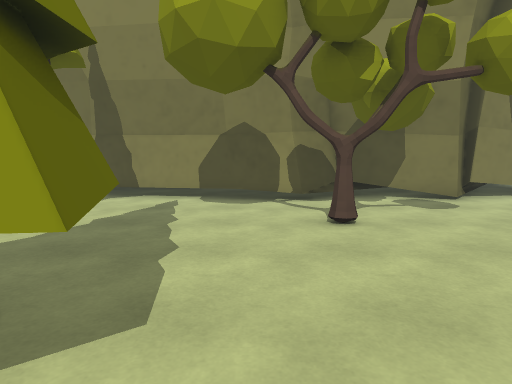
[1] (above)

24 first-person views from a walk through a scene from a Unity 3-D project. The camera is 1.3 m above the floor, tilts 6° down and sees 75° across. The floor is counted in squares, 1 m on a side. Each view is taken from the middle of a square. On the plan, view 1 faces up. The plan holds only what a view shows up to about 14 squares ahead; the rest is blank. The place goes on beyond the plan. The player is left out.

[2]
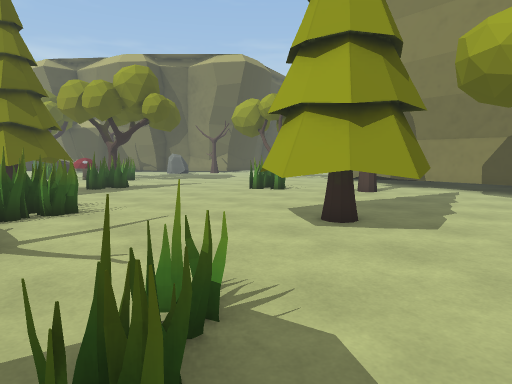

[3]
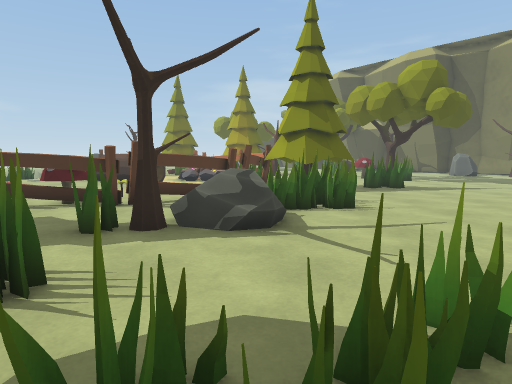

[4]
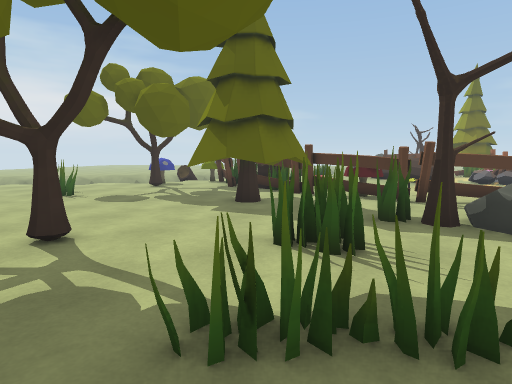

[5]
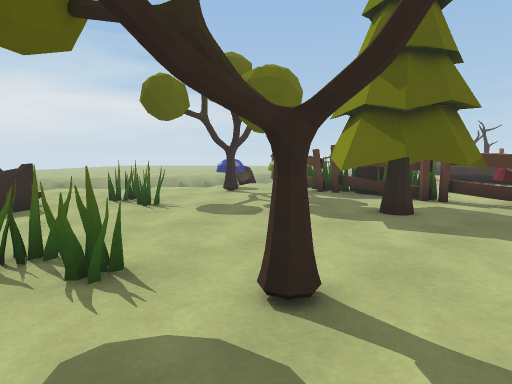

[6]
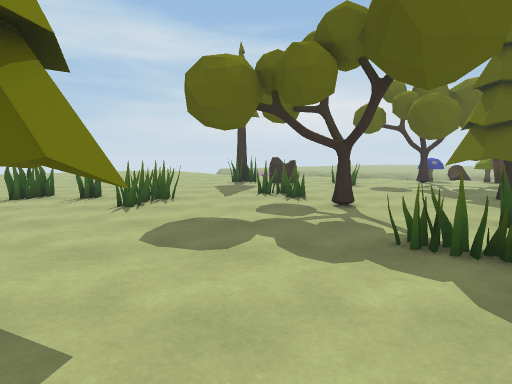

[7]
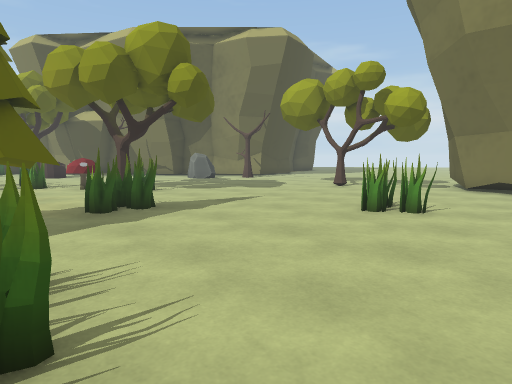

[8]
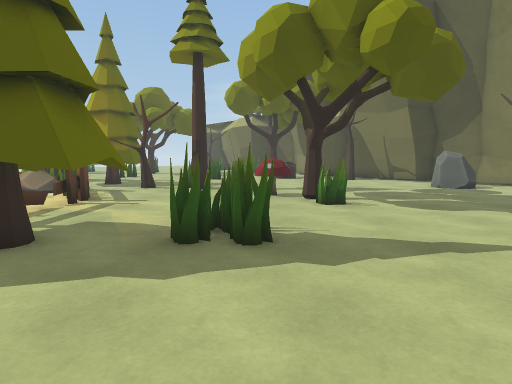

[9]
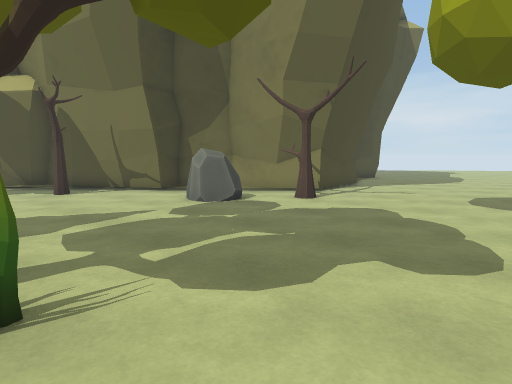

[10]
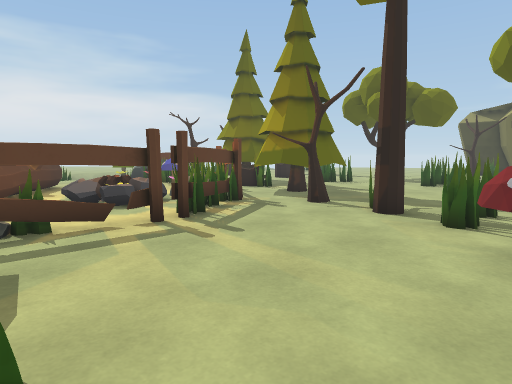

[11]
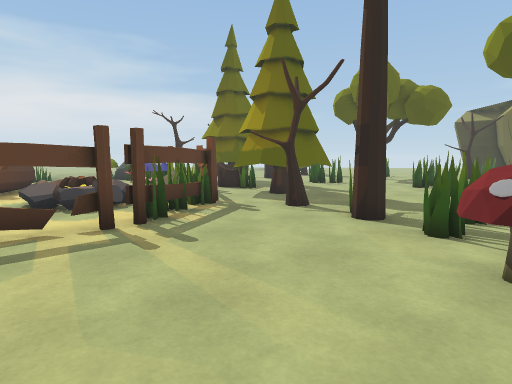

[12]
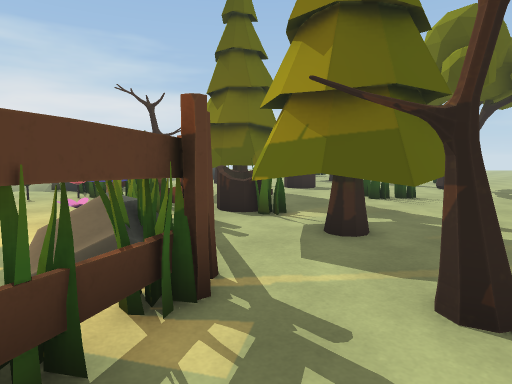

[13]
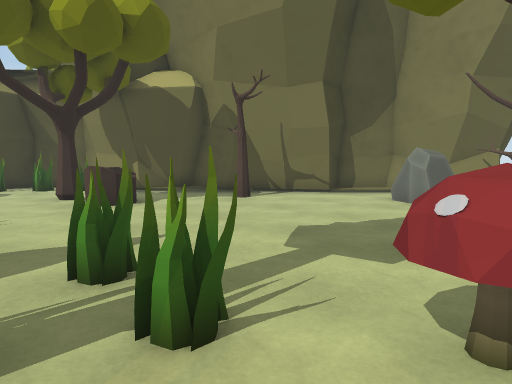

[14]
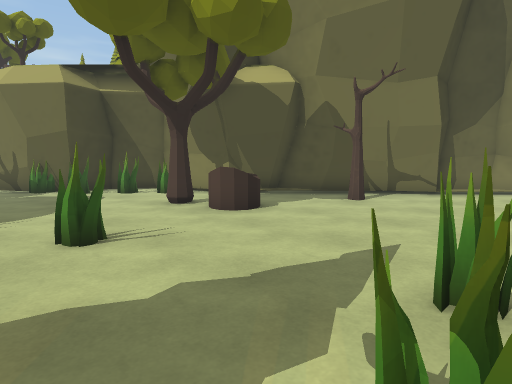

[15]
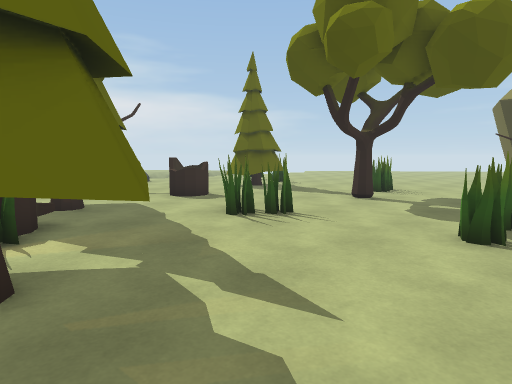

[16]
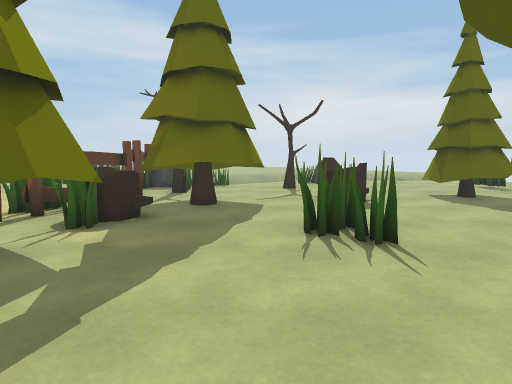

[17]
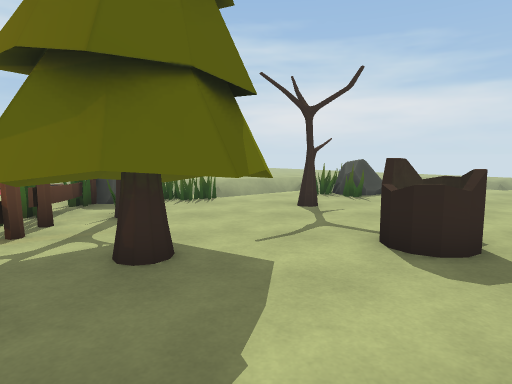

[18]
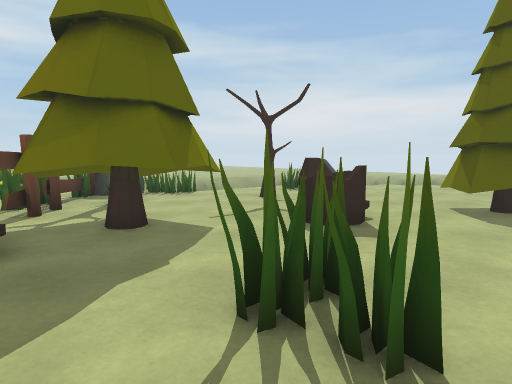

[19]
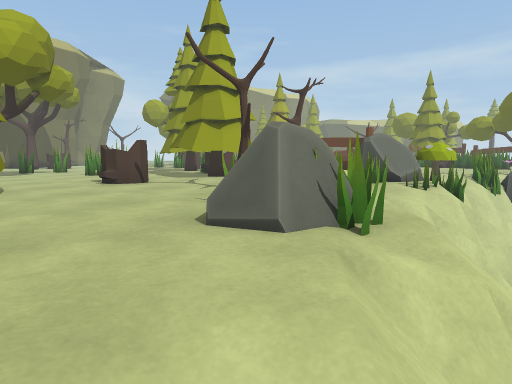

[20]
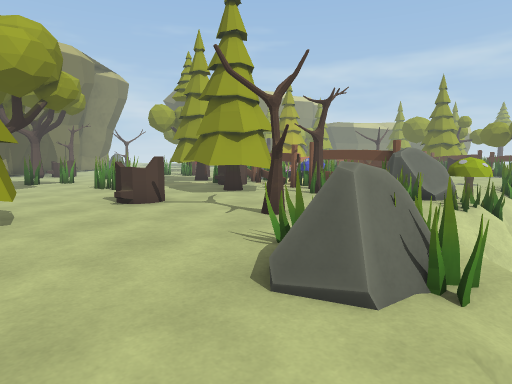

[21]
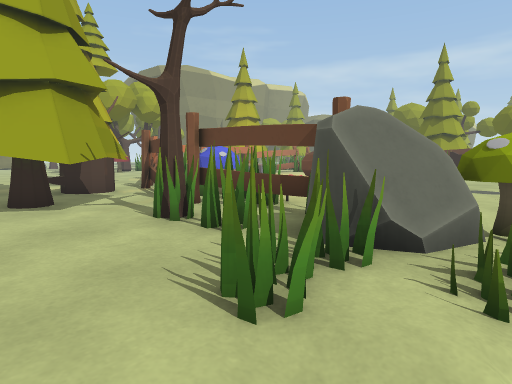

[22]
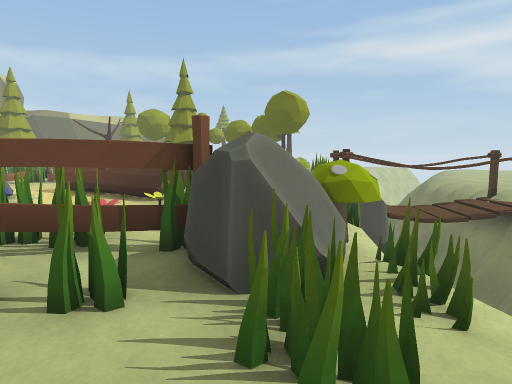

[23]
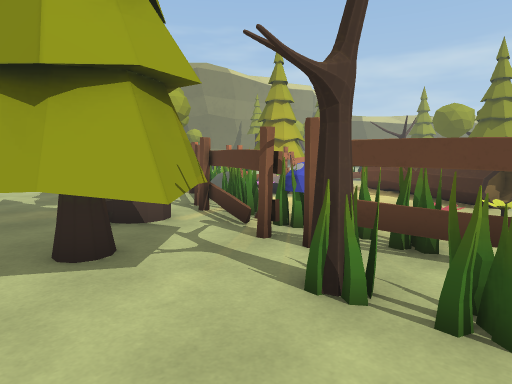

[24]
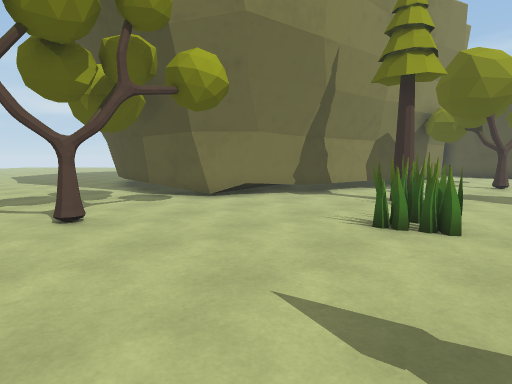

### Floor plan
Key: @ floor where view 1 was taken; # wall or solid block; . main floor; : floor 0.25 m higher than the main floor; - floor 0.25 m lower than the main floor; + floor 0.5 m higher than the main floor; _ floor 0.75 m lower than the main floor; < floor 1 m lower than the main floor; / step, stairs or slope; = window, fence, low wall or low ledge; ^ raised ledge; v drop or lower ground; O other object.
Columns run from 35 left of view 1 to 9 right of it. Each row starts with its distance up from view 1.
 14            ###............#
 13           ##. OO..........###
 12          ##.................###        #   #
 11          #..OO........O.......##############
 10         ##..OO.....................##...##..
  9       ###..................................
  8     ###......................OO...........
  7     ##..O.................O..O.......O....
  6   ###.....................OO.........O...
  5 ###.....................................
  4 #.O...OO........OOO.............  .....
  3 #O...OOO.......##..............  OO....
  2 OO.............##....OO........OOOO...
  1 ............OOO......OO........OOOO.
  0 .......OO....O.......OOO.........O.@.
 -1   ......O....O.......OOO..O.......... .
 -2    OOO..............OOOOO OOO.... ...
 -3  ..........O.O...OO.. OO   OO.....O.....O
 -4 ..........OOO..OOO.OO OOO   OOO...OO...OO
 -5 .........OOOO.OO...     OO    .....O....OO
 -6 .O...OO...OOOOO+:O.      OO..OO..O..O......
 -7 .....OO...O .OO:+OO      .OO..OOOO..........
 -8 ..........OOOOO..OO..    O O................
 -9 .......OOOOOOO.. ..OO    O #.................
-10 ....OO.OOOOOO .. .OO      =#.OOO....O....OO..
-11 OO..OO.OOOOOO#....OO      .OOOOOO........O.O.
-12 OO......OO.OO#. .OO        OOOOOO....O...OOOO
-13  O........OOOO. .OO       OO..O......OO... ..
-14 ..........OOOOO .OO       OO..............
-15 .....OO...OOO..     ..    OOO.............
-16 .....O...OOOO ........    OO..........
-17 ....O....OOO# ....        O ..O...O...
-18 ...OOO.///OOO -O O          .#O..OO.OO
-19 ...OO/  v/_  vv<OO#          ^.......O
-20 /////    vv      #=##         .. ...
-21 ///v/            #  #            ...

Where each view was taken, in squares from view 1:
view 1: 0 up, 0 right, facing up
view 2: 4 down, 1 right, facing up-left
view 3: 4 down, 1 right, facing left
view 4: 4 down, 2 right, facing down-left
view 5: 8 down, 3 right, facing down-left
view 6: 1 down, 3 right, facing down
view 7: 2 down, 5 left, facing up-left
view 8: 2 up, 8 left, facing left
view 9: 4 up, 14 left, facing up-left
view 10: 3 up, 14 left, facing down-left
view 11: 3 up, 15 left, facing down-left
view 12: 2 down, 19 left, facing down-left
view 13: 0 up, 19 left, facing up-left
view 14: 2 down, 22 left, facing up-left
view 15: 1 down, 24 left, facing down-left
view 16: 1 down, 28 left, facing down
view 17: 6 down, 28 left, facing down
view 18: 4 down, 29 left, facing down
view 19: 21 down, 35 left, facing up-right
view 20: 20 down, 35 left, facing up-right
view 21: 18 down, 28 left, facing up-right
view 22: 16 down, 28 left, facing right
view 23: 15 down, 28 left, facing up-right
view 24: 4 up, 15 left, facing up-right
